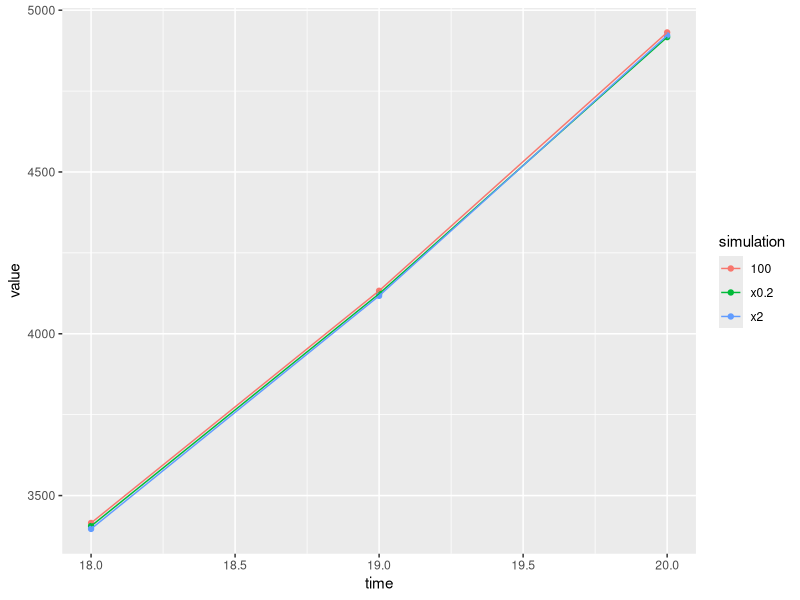
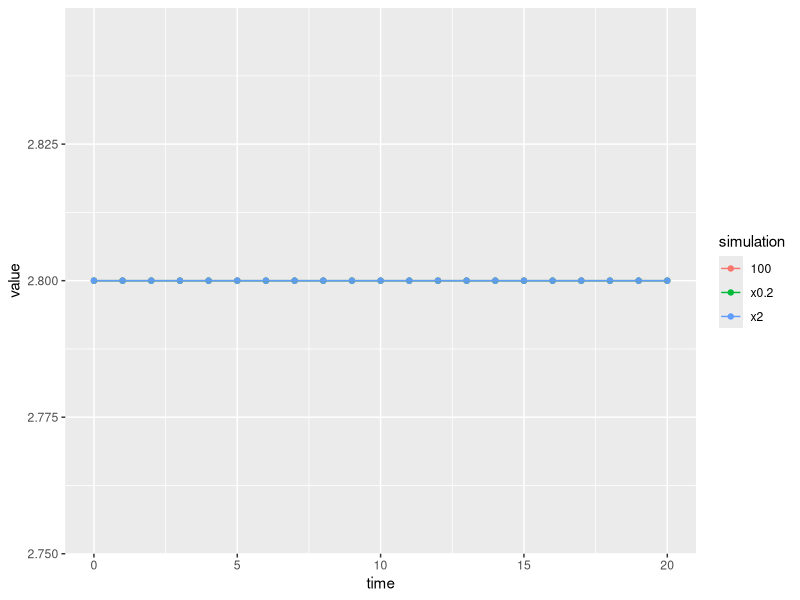
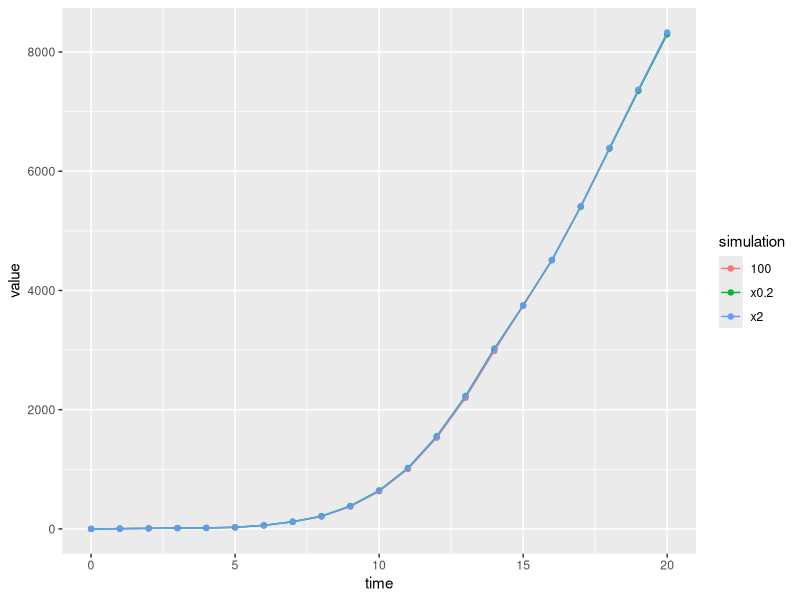

Generate these figures, in order, with R:
install.packages(tidyverse)
library(tidyverse)

# Remove the "space" in the tab files

# Load the data
path = "~/Desktop/working-with-models-team-vin-chaud/outputs/"
setwd(path) # Tell R where work

rs = read_tsv("nitrate = 100/tabled_output.tab")
rs$simulation = "100" # Add a column to differentiate the different simulations

rs2 = read_tsv("nitrate_x0.2/tabled_output.tab")
rs2$simulation = "x0.2" # Add a column to differentiate the different simulations

rs3 = read_tsv("nitratex2/tabled_output.tab")
rs3$simulation = "x2" # Add a column to differentiate the different simulations

# Combine the data
rs = rbind(rs, rs2, rs3)

unique(rs$name)


# Plot the data
rs %>%
  filter(name == "plantNutrientUptake") %>%
  filter(path == "//plants/bean/nitrate") %>%
  filter(time >= 18) %>%
  ggplot(aes(time, value, colour=simulation)) + 
    geom_point() + 
    geom_line()

rs %>%
  filter(name == "concentration") %>%
  filter(path == "//environment/soil/nitrate") %>%
  # filter(time >= 18) %>%
  ggplot(aes(time, value, colour=simulation)) + 
  geom_point() + 
  geom_line()



rs %>%
  filter(name == "rootLength") %>%
  #filter(path == "//plants/bean/nitrate") %>%
  #filter(time >= 18) %>%
  ggplot(aes(time, value, colour=simulation)) + 
  geom_point() + 
  geom_line()
